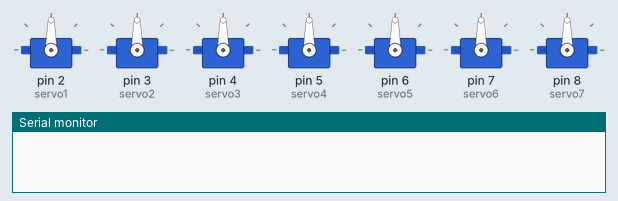
A sketch run on a simulated Arduino Uno, built with avr-gcc and run on an emulated ATmega328P. Parts: 7 × servo, the last lines printed to the serial monitor.

Above: at 0.1 s.
At 6.18 s:
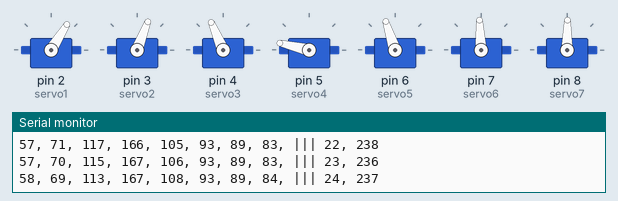
At 9.9 s:
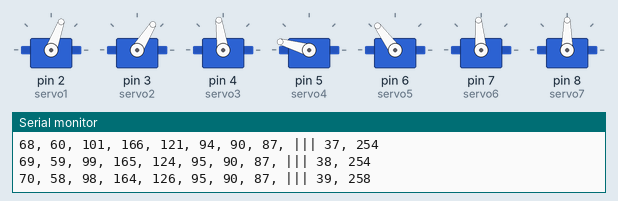
At 13.5 s:
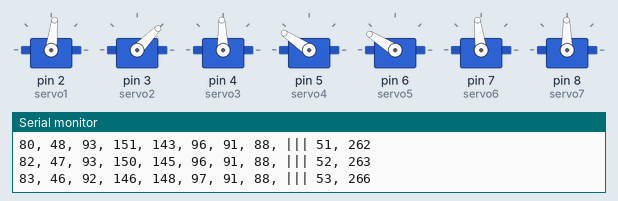
At 22.84 s:
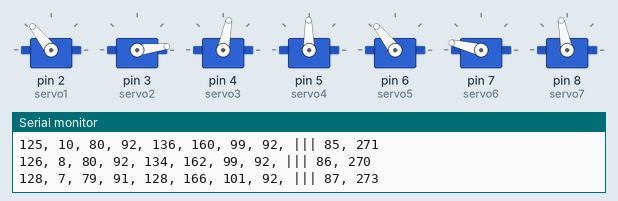
At 32.2 s:
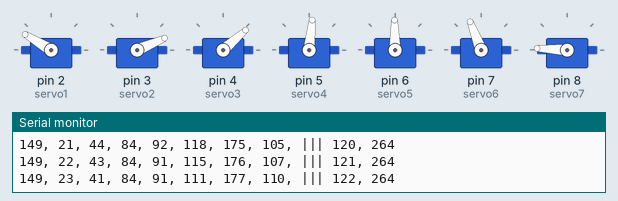
Timing chart, 0 to 40.0 s (numbered marks = the images above):
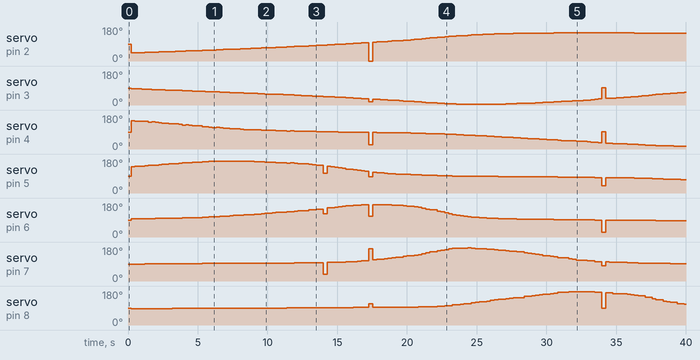

The sketch:

saanp.ino
```cpp
#include <math.h>
#define pi 22/7
#define servo_numbers 8
double deg2rad = 22.000/(180.000*7.000);
int t = 0;
#include <Servo.h>
Servo servo1, servo2, servo3, servo4, servo5, servo6, servo7, servo8,  servo9, servo10, servo11, servo12,  servo13, servo14, servo15; // create servo object to control a servo


double wave_position(double t, double x)
{
  double f = 1;
  double theta_Max = 10;
  double y = theta_Max*sin(deg2rad*(x-t)*f)*sqrt(x);
  return y;
}

double circle_y_value(double a,double b,double r,double x_value,double t)//:  #a-> x_curr, b-> y_curr
{
  double y_value;
  double wave_pos = wave_position(t,x_value);
  //Serial.println(a);
  //Serial.print(", ");
  //Serial.println(a);
  if (wave_pos>b)
  {
    y_value = sqrt(sq(r)-(sq(a-x_value))) + b;
  }
  else if (wave_pos<b)
  {
    y_value = -sqrt(sq(r)-(sq(a-x_value))) + b;
  }
  else if (wave_pos==b)
  {
    if (wave_pos>=0)
    {
      y_value = sqrt(sq(r)-(sq(a-x_value))) + b;
    }
    else
    {
      y_value = -sqrt(sq(r)-(sq(a-x_value))) + b;
    }
  }
  return y_value;
}

double intersection_x_value(double x,double t,double l)
{
  double i;
  //Serial.println(x);
  double flag = 0;
  for (i=x+l-1; i>=x; i=i-1)
  {
    double wave1 = wave_position(t,i);
    double wave2 = wave_position(t,i+1);
    double circle1 = circle_y_value(x,wave_position(t,x),l,i,t);
    double circle2 = circle_y_value(x,wave_position(t,x),l,i+1,t);

    double d1 = wave1 - circle1;
    double d2 = wave2 - circle2;
    //Serial.println(x);
    //Serial.print(", ");
    //Serial.println(x,6);
    if (d1==0 || d2==0 || (d1*d2<0 && (d1<0 || d2<0)))
    {
      //Serial.println("***");
      flag = i;
      break;
    }
  }
  return flag;
}

double angle_lines(double m1,double m2)
{
  double servo_angle = atan((m1-m2)/(1+(m1*m2)));
  return servo_angle;
}

double angle(double x1,double x2,double x3,double y1,double y2,double y3)
{
  double m1 = (y1-y2)/(x1-x2);
  double m2 = (y2-y3)/(x2-x3);
  double servo_angle = angle_lines(m1,m2);
  return servo_angle;
}


void setup() {
// put your setup code here, to run once:

  servo1.attach(2);   // attaches the servo on respective pins to the servo object
  servo2.attach(3);
  servo3.attach(4);
  servo4.attach(5);
  servo5.attach(6);
  servo6.attach(7);
  servo7.attach(8);
//  servo8.attach(9);
//  servo9.attach(10);
//  servo10.attach(11);
//  servo11.attach(12);
//  servo12.attach(13);
//  servo13.attach(44);
//  servo14.attach(45);
//  servo15.attach(46);


  Serial.begin(115200);
  t = 0;

}

void loop() {
  unsigned long start = millis();
  int angles[servo_numbers];

  // put your main code here, to run repeatedly:
  double x_data[servo_numbers+1];
  double y_data[servo_numbers+1];
  double x_value = 1;
  for(int i = 0; i<servo_numbers+1; i++)
  {
    x_data[i] = x_value;
    y_data[i] = wave_position(t,x_value);
    //Serial.println(t);
    x_value = intersection_x_value(x_value,t,60);
    //Serial.println(x_value);
  }


  /*for(int i=0;i<servo_numbers+1;i++)
  {
    Serial.print(x_data[i]);
    Serial.print(", ");
    Serial.print(y_data[i]);
  }*/
  Serial.println();
  angles[0] = (angle_lines(0,y_data[1]/x_data[1])*180*7/22)+90;
  for(int i = 1;i<servo_numbers;i++)
  {
    angles[i] = (angle(x_data[i-1],x_data[i],x_data[i+1],y_data[i-1],y_data[i],y_data[i+1])*180*7/22)+90;
  }


  for(int i=0;i<servo_numbers;i++)
  {
    Serial.print(angles[i]);
    Serial.print(", ");
  }
  Serial.print("||| ");
  Serial.print(t);


  unsigned long ends = millis();
  Serial.print(", ");
  Serial.println(ends-start);
  t = t+1;

   int input1=angles[0];
   int input2=angles[1];
   int input3=angles[2];
   int input4=angles[3];
   int input5=angles[4];
   int input6=angles[5];
   int input7=angles[6];

  servo1.write(input1);      // tell servo to go to position in variable 'angles'
  servo2.write(input2);
  servo3.write(input3);
  servo4.write(input4);
  servo5.write(input5);
  servo6.write(input6);
  servo7.write(input7);
  //delay(1000);
}
```

Measured:
- by itself, servo on pin 2 (servo1): 90° → 44° at 0.24 s, → 45° 0.49 s later, → 46° 0.49 s later, → 47° 0.49 s later, … (91 changes in this stretch)
- by itself, servo on pin 3 (servo2): 90° → 87° at 0.24 s, → 86° 0.24 s later, → 85° 0.24 s later, → 84° 0.24 s later, … (120 changes in this stretch)
- by itself, servo on pin 5 (servo4): 90° → 138° at 0.24 s, → 141° 0.24 s later, → 142° 0.24 s later, → 143° 0.49 s later, … (90 changes in this stretch)
